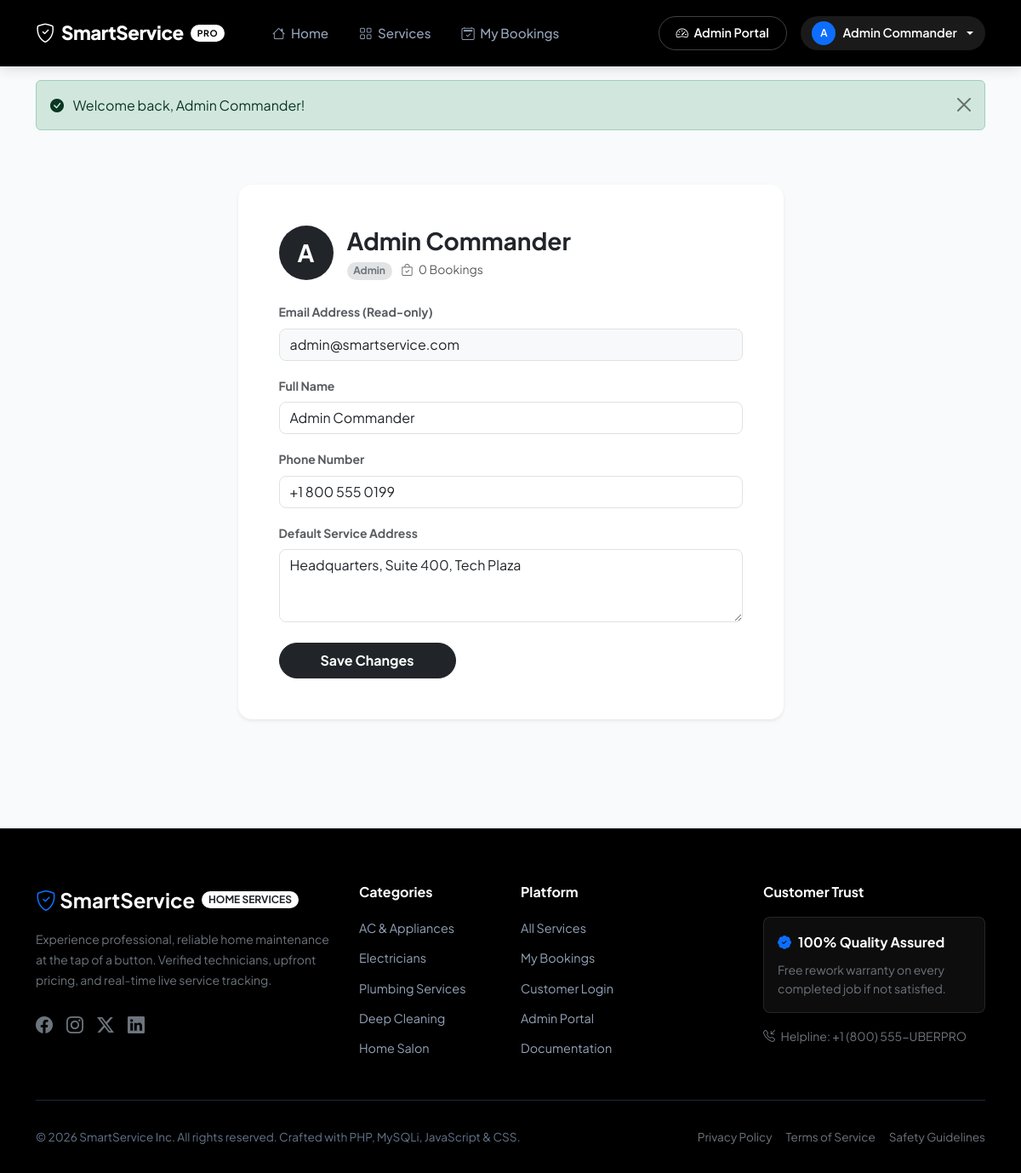
Screenshot of /user/profile.php (signed in) with the database file from the repository.
### tables this page shows
CREATE TABLE `users` (
  `id` INT AUTO_INCREMENT PRIMARY KEY,
  `name` VARCHAR(120) NOT NULL,
  `email` VARCHAR(150) NOT NULL UNIQUE,
  `phone` VARCHAR(30) NOT NULL,
  `password` VARCHAR(255) NOT NULL,
  `role` ENUM('customer', 'admin') DEFAULT 'customer',
  `address` TEXT NULL,
  `avatar` VARCHAR(255) DEFAULT 'default_user.png',
  `created_at` TIMESTAMP DEFAULT CURRENT_TIMESTAMP
);

### user/profile.php (the view, shortened to what this page needs)
<?php
require_once __DIR__ . '/../includes/header.php';
$user = current_user();
$u_stmt = $conn->prepare("SELECT * FROM users WHERE id = ?");
$u_stmt->bind_param("i", $user['id']);
$u_stmt->execute();
$user_data = $u_stmt->get_result()->fetch_assoc();
$count_res = $conn->query("SELECT COUNT(*) AS total FROM bookings WHERE user_id = " . (int)$user['id']);
$total_bookings = $count_res ? $count_res->fetch_assoc()['total'] : 0;
?>
<div class="py-5">
    <div class="container">
        <div class="row justify-content-center">
            <div class="col-lg-7">
                <div class="card border-0 shadow-sm rounded-4 p-4 p-md-5 bg-white">
                    <div class="d-flex align-items-center gap-3 mb-4">
                        <div class="bg-dark text-white rounded-circle d-flex align-items-center justify-content-center fw-bold fs-3" style="width:64px; height:64px;">
                            <?= strtoupper(substr($user_data['name'], 0, 1)) ?>
                        </div>
                        <div>
                            <h2 class="fw-bold fs-3 mb-1"><?= htmlspecialchars($user_data['name']) ?></h2>
                            <span class="badge bg-secondary-subtle text-secondary rounded-pill"><?= ucfirst($user_data['role']) ?></span>
                            <span class="text-muted small ms-2"><i class="bi bi-bag-check me-1"></i> <?= (int)$total_bookings ?> Bookings</span>
                        </div>
                    </div>
                    <form method="POST">
                        <div class="mb-3">
                            <label class="form-label small fw-bold text-muted">Email Address (Read-only)</label>
                            <input type="email" class="form-control rounded-3 bg-light" value="<?= htmlspecialchars($user_data['email']) ?>" readonly>
                        </div>
                        <div class="mb-3">
                            <label class="form-label small fw-bold text-muted">Full Name</label>
                            <input type="text" name="name" class="form-control rounded-3" value="<?= htmlspecialchars($user_data['name']) ?>" required>
                        </div>
                        <div class="mb-3">
                            <label class="form-label small fw-bold text-muted">Phone Number</label>
                            <input type="text" name="phone" class="form-control rounded-3" value="<?= htmlspecialchars($user_data['phone']) ?>" required>
                        </div>
                        <div class="mb-4">
                            <label class="form-label small fw-bold text-muted">Default Service Address</label>
                            <textarea name="address" rows="3" class="form-control rounded-3" placeholder="Enter full address for fast 1-click booking"><?= htmlspecialchars(isset($user_data['address']) ? $user_data['address'] : '') ?></textarea>
                        </div>
                        <button type="submit" class="btn btn-dark rounded-pill px-5 py-2 fw-bold">
                            Save Changes
                        </button>
                    </form>
                </div>
            </div>
        </div>
    </div>
</div>
<?php require_once __DIR__ . '/../includes/footer.php'; ?>

### Assets/css/style.css (style rules this page uses)
:root { --font-primary: 'Plus Jakarta Sans', -apple-system, BlinkMacSystemFont, "Segoe UI", Roboto, sans-serif; --bg-main: #f8fafc; --bg-card: #ffffff; --text-dark: #0f172a; --text-muted: #64748b; --text-light: #94a3b8; --border-color: #e2e8f0; --primary: #000000; --primary-hover: #1e293b; --accent: #2563eb; --accent-light: #eff6ff; --accent-hover: #1d4ed8; --success: #10b981; --success-bg: #ecfdf5; --warning: #f59e0b; --warning-bg: #fffbeb; --danger: #ef4444; --danger-bg: #fef2f2; --info: #06b6d4; --info-bg: #ecfeff; --radius-sm: 8px; --radius-md: 14px; --radius-lg: 20px; --radius-full: 9999px; --shadow-sm: 0 1px 3px rgba(0, 0, 0, 0.05); --shadow-md: 0 4px 20px -2px rgba(15, 23, 42, 0.07); --shadow-lg: 0 12px 35px -4px rgba(15, 23, 42, 0.12); --shadow-hover: 0 20px 40px -6px rgba(15, 23, 42, 0.16); --transition: all 0.25s cubic-bezier(0.16, 1, 0.3, 1); }
* { box-sizing: border-box; margin: 0; padding: 0; }
body { font-family: var(--font-primary); background-color: var(--bg-main); color: var(--text-dark); line-height: 1.6; -webkit-font-smoothing: antialiased; min-height: 100vh; display: flex; flex-direction: column; }

### rows the page displays
users: name "A", name "Admin Commander", role "Admin", email "admin@smartservice.com", phone "+1 800 555 0199", address "Headquarters, Suite 400, Tech Plaza"

### other values shown
SITE_NAME "SmartService"
substr($current_user['name'], 0, 1) "A"
$current_user['name'] "Admin Commander"
$flash['message'] "Welcome back, Admin Commander!"
$total_bookings "0"
